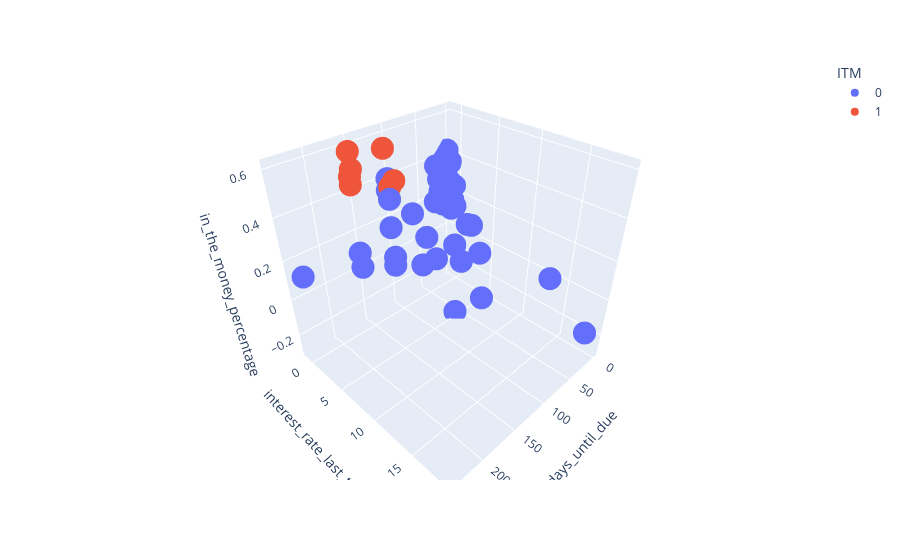

Write notebook code for a chart like this one.
### Code cell
options_selected['ITM'] = options_selected['ITM'].astype(str)
px.scatter_3d(options_selected , x='days_until_due' , y='interest_rate_last_trade',z='in_the_money_percentage',
           hover_data=['symbol_option','diff'] ,color='ITM')

### Figure 1 — Plotly figure (JSON) as saved in the notebook; plotly's stock layout.template omitted (floating-point values rounded to 4 significant figures)
{"data": [{"customdata": [["ضستا6010", -23.53], ["ضخود3072", -12.52], ["ضسپا6005", -37.67], ["ضسپا3025", -20.13], ["ضخود3074", -10.76], ["ضخود3069", -12.82], ["ضستا6004", -19.87], ["ضخود5017", -42.59], ["ضجار2029", -3.372], ["ضسپا3026", -20.6], ["ضستا2013", -3], ["ضسپا3030", -18.09], ["ضخود5021", -39.46], ["ضسپا6011", -46.17], ["ضستا2014", 2], ["ضستا2016", 5], ["ضجار2022", -118.8], ["ضجار2030", -2.545], ["ضشنا2025", -91.21], ["ضستا2019", 16], ["ضسرو1021", -5162.0], ["ضستا4007", -11.94], ["ضصاد3027", -13.63], ["ضجار2027", -41.88], ["ضهای3006", -12.91], ["ضخود3075", -6.952], ["ضملت3024", -25.31], ["ضروز4010", -342.0], ["ضسپا3031", -16.6], ["ضسپا3033", -12.11], ["ضسپا3027", -20.2], ["ضدی215", -15.18], ["ضستا4011", -6.936], ["ضملت3020", -19.22], ["ضجار2026", -67.83], ["ضستا2018", 16], ["ضستا2017", 7], ["ضسپا3024", -21.51], ["ضهرم7015", -657.9], ["ضخاور402", -35.13], ["ضصاد3025", -15.86], ["ضسپا6008", -44.16], ["ضخپارس601", -20.33], ["ضهرم7016", -603.4]], "hovertemplate": "ITM=0<br>days_until_due=%{x}<br>interest_rate_last_trade=%{y}<br>in_the_money_percentage=%{z}<br>symbol_option=%{customdata[0]}<br>diff=%{customdata[1]}<extra></extra>", "legendgroup": "0", "marker": {"color": "#636efa", "symbol": "circle"}, "mode": "markers", "name": "0", "scene": "scene", "showlegend": true, "type": "scatter3d", "x": [119, 21, 125, 42, 21, 21, 119, 91, 7, 42, 0, 42, 91, 125, 0, 0, 7, 7, 11, 0, 238, 63, 35, 7, 21, 21, 46, 63, 42, 42, 42, 4, 63, 46, 7, 0, 0, 42, 165, 60, 35, 125, 132, 165], "y": [1.046, 3.283, 1.207, 0.7933, 5.212, 1.345, 0.6275, 1.257, 2.828, 0.9845, -1, 3.138, 2.524, 1.613, null, null, -0.9289, 13.51, -0.1119, null, 0.4205, 2.102, 2.016, -0.3892, 1.425, 18.78, 1.42, 0.6695, 4.141, 7.219, 1.39, -0.3231, 4.952, 1.904, -0.6534, null, null, 0.3815, 0.5741, 1.842, 0.5395, 1.323, 2.186, 0.7572], "z": [0.05362, 0.1175, 0.4046, 0.345, -0.008573, 0.294, 0.4412, 0.2436, 0.08187, 0.2855, 0.354, 0.03245, -0.008573, 0.03245, 0.2894, 0.1602, 0.4262, 0.005356, 0.3852, -0.03359, 0.1576, -0.03359, 0.2043, 0.2349, 0.1862, -0.1346, 0.2771, 0.06133, -0.04198, -0.1908, 0.226, 0.1774, -0.292, 0.4578, 0.2731, 0.03101, 0.09561, 0.4046, 0.1474, 0.2701, 0.3128, 0.226, 0.3882, 0.07638]}, {"customdata": [["ضهرم7008", -380.9], ["ضکرمان602", -17.47], ["ضجار6000", -25.82], ["ضهرم7010", -1714.0], ["ضهرم7009", -520.6], ["ضهرم7006", -360.2], ["ضستا6002", -62.15]], "hovertemplate": "ITM=1<br>days_until_due=%{x}<br>interest_rate_last_trade=%{y}<br>in_the_money_percentage=%{z}<br>symbol_option=%{customdata[0]}<br>diff=%{customdata[1]}<extra></extra>", "legendgroup": "1", "marker": {"color": "#EF553B", "symbol": "circle"}, "mode": "markers", "name": "1", "scene": "scene", "showlegend": true, "type": "scatter3d", "x": [165, 117, 125, 165, 165, 165, 119], "y": [0.6477, 1.393, 1.603, 0.338, 0.3682, 0.5028, 0.3097], "z": [0.5382, 0.441, 0.4262, 0.4671, 0.5027, 0.6092, 0.5704]}], "layout": {"legend": {"title": {"text": "ITM"}, "tracegroupgap": 0}, "margin": {"t": 60}, "scene": {"domain": {"x": [0, 1], "y": [0, 1]}, "xaxis": {"title": {"text": "days_until_due"}}, "yaxis": {"title": {"text": "interest_rate_last_trade"}}, "zaxis": {"title": {"text": "in_the_money_percentage"}}}}}
